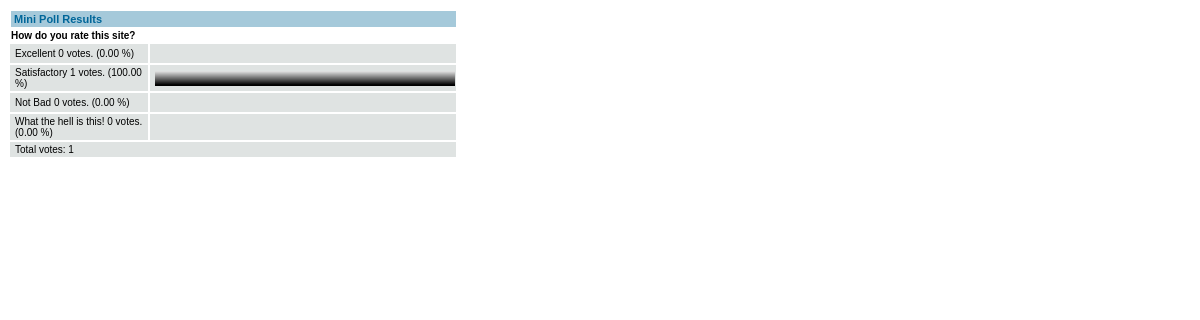
The page /minipoll/results.php?pollid=1 on the database its author committed.
### tables this page shows
CREATE TABLE `poll_desc` (
  `pollid` int(11) NOT NULL default '0',
  `polltitle` varchar(100) NOT NULL default '',
  `timestamp` datetime NOT NULL default '0000-00-00 00:00:00',
  `votecount` mediumint(9) NOT NULL default '0',
  `STATUS` varchar(6) default NULL,
  PRIMARY KEY  (`pollid`)
);

CREATE TABLE `poll_data` (
  `pollid` int(11) NOT NULL default '0',
  `polltext` varchar(50) NOT NULL default '',
  `votecount` int(11) NOT NULL default '0',
  `voteid` int(11) NOT NULL default '0',
  `status` varchar(6) default NULL
);

### minipoll/miniPoll.class.php (the view, shortened to what this page needs)
<?php
class miniPoll {
	function pollLayout() {
		$this->results_title = "menuhd";
		$this->results_table = "";
		$this->results_poll_question = "fat";
		$this->result_table_width = "450px";
		$this->result_table_cell = "pollbg";
		$this->bar_image = "bar.gif";
	}
	function selectedPoll($pollid) {
		$sql = @mysql_query ("SELECT polltitle FROM poll_desc WHERE pollid = '$pollid'");
		$row = @mysql_fetch_object($sql);
		$this->polltitle = $row->polltitle;
		return $this->polltitle;
	}
	function selectedPollVotecount($pollid) {
		$sql = @mysql_query ("SELECT SUM(votecount) AS votecount FROM poll_data WHERE pollid = '$pollid'");
		$row = @mysql_fetch_object($sql);
		$this->votecount = $row->votecount;
		return $this->votecount;
	}
	function pollResults($pollid) {
		$this->selectedPoll($pollid);
		$this->selectedPollVotecount($pollid);
		$sql = @mysql_query ("SELECT polltext, votecount, voteid FROM poll_data WHERE pollid = '$pollid' AND polltext <> '' ORDER BY voteid");
		echo "<table border=\"0\" width=\"$this->result_table_width\" class=\"$this->results_table\">
		<tr><td class=\"$this->results_title\" colspan=\"2\">Mini Poll Results</td></tr>";
		if (@mysql_num_rows($sql) > 0) {
			echo "<tr><td class=\"$this->results_poll_question\" colspan=\"2\">$this->polltitle</td></tr>\r\n";
			while ($row = mysql_fetch_object($sql)) {
				if ($this->votecount == 0) {
					$tmp_votecount = 1;
				}
				else {
					$tmp_votecount = $this->votecount;
				}
				$vote_percents = number_format(($row->votecount / $tmp_votecount * 100), 2);
				$image_width = intval($vote_percents * 3);
				echo "<tr><td class=\"$this->result_table_cell\">$row->polltext $row->votecount votes. ($vote_percents %)</td><td class=\"$this->result_table_cell\"> <img src=\"$this->bar_image\" width=\"$image_width\" alt=\"$vote_percents %\" height=\"15\" /> </td></tr>\r\n";
			}
			echo "<tr><td class=\"$this->result_table_cell\" colspan=\"2\">Total votes: $this->votecount</td></tr>\r\n";
		}
		echo "</table>\r\n";
	}
}
?>

### minipoll/RESULTS.PHP (shortened to what this page needs)
<?php
print '<html><head><title>Online Voting System</title><link rel="stylesheet" href="poll.css"></head><body>';
include_once ("miniPoll.class.php");
$mypoll = new miniPoll;
if (isset($_GET['pollid'])) {
	$pollid = $_GET['pollid'];
	$mypoll->pollResults($pollid);
}
echo  "</body></html>";
?>

### rows shown on the page
poll_desc: polltitle "How do you rate this site?"
poll_data: polltext "Excellent", votecount "0", vote_percents "0.00"
poll_data: polltext "Satisfactory", votecount "1", vote_percents "100.00"
poll_data: polltext "Not Bad", votecount "0", vote_percents "0.00"
poll_data: polltext "What the hell is this!", votecount "0", vote_percents "0.00"

### other values the page prints
$this->votecount "1"
